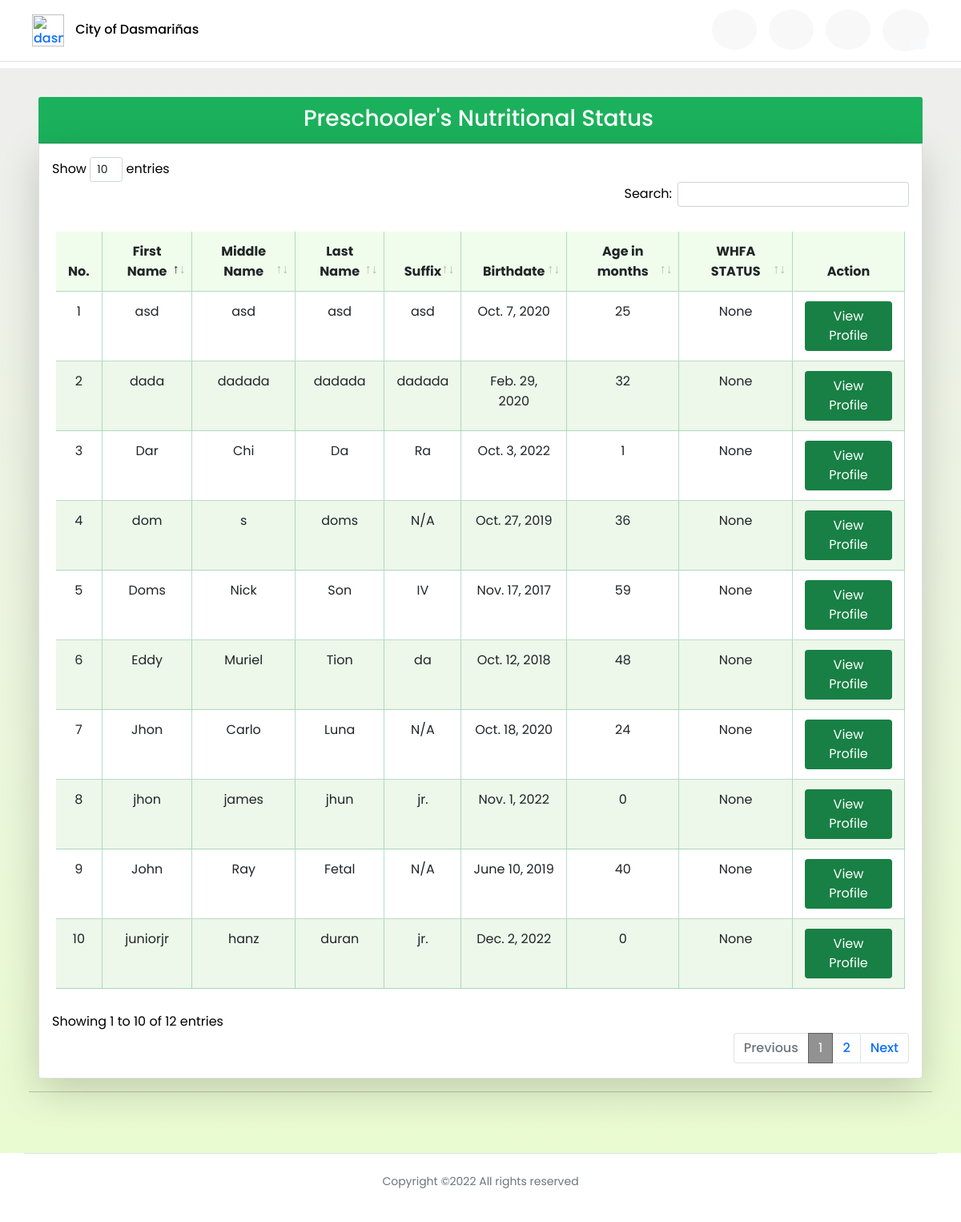
The app's page /preschooler_dashboard with its own data.
### profilingApp/models.py (models this page shows, shortened)
class Preschooler(Model):
    GENDER = [('Male', 'Male'),
              ('Female', 'Female'),]
    parent = models.ForeignKey(Parent, on_delete=CASCADE)
    first_name = models.CharField(max_length=100)
    last_name = models.CharField(max_length=100)
    middle_name = models.CharField(max_length=100)
    suffix_name = models.CharField(max_length=100, null=True, blank=True)
    birthday = models.DateField(null=True, blank=True)
    height = models.FloatField(null=True, validators=[MinValueValidator(45.0), MaxValueValidator(120.0)])
    weight = models.FloatField(null=True, validators=[MinValueValidator(1.0), MaxValueValidator(28.0)])
    gender = models.CharField(max_length=100, choices=GENDER, null=True)
    date_measured = models.DateField(null=True, blank=True)
    health_problem = models.CharField(max_length=500, null=True)
    history= HistoricalRecords()
    def age_months(self):
        today = date.today()
        date_diff = today - self.birthday
        in_days = date_diff.days
        return int((in_days) / (365 / 12))
    def whfa(self):
        calculator = Calculator(adjust_height_data=False, adjust_weight_scores=False,
                       include_cdc=False, logger_name='pygrowup',
                       log_level='INFO')
        try:
            today = date.today()
            date_diff = today - self.birthday
            in_days = date_diff.days
            age_months = int((in_days) / (365 / 12))
            return float(calculator.wfl(self.weight, age_months, helpers.get_good_sex(str(self.gender)), self.height))
        except:
            pass

### profilingApp/views.py (the view)
# urls.py: path('preschooler_dashboard', views.preschooler_dashboard, name='preschooler_dashboard'),
def preschooler_dashboard(request):
    preschooler = Preschooler.objects.all()
    context = {'preschoolers': preschooler}
    return render(request, 'activities/BHW Preschooler Dashboard.html', context)

### profilingApp/templates/activities/BHW Preschooler Dashboard.html (shortened to what this page needs)
{% extends 'activities/BHW Home.html' %}
{% load static %}
{% block dashboard %}
<header>
    <div class="site-header">
    <nav class="navbar fixed-top index__navbar scrolled border-bottom"
    style=" padding-left:3%; padding-right:3%;">
        <div class="flex-fill p-1 py-1">
            <div class="d-flex align-items-center justify-content-between">
                <div>
                    <a href="#" class="name" style="text-decoration: none;">
                        <img class="navbar-icon" src="{% static '/Media/avatar.png' %}" alt="dasma-logo">
                        <span id="hidetitle" class="brand__name" style="color:rgb(3, 3, 3); margin-left:10px;">City of Dasmariñas</span>
                    </a>
                </div>
                <div id="navLinks">
                    <ul class="nav text-small">
                        <li>
                            <a href="{% url 'bhw_home' %}" class="nav-link" data-toggle="tooltip" data-bs-placement="bottom" data-bs-offset="0,7"
                            title="Barangay Health Worker Home">
                            <i class="fa fa-fw fa-home" style="font-size: 24px;"></i>
                            </a>
                        </li>
                        <li>
                            <a href="{% url 'preschooler_dashboard' %}" class="nav-link" style="color:rgb(27, 177, 92) !important;" data-toggle="tooltip" data-bs-placement="bottom" data-bs-offset="0,7"
                            title="Preschooler Profile">
                            <i class="fa fa-fw fa-id-card " style="font-size: 24px;"></i>
                            </a>
                        </li>
                        <li>
                            <a href="{% url 'immunization_schedule' %}" class="nav-link" data-toggle="tooltip" data-bs-placement="bottom" data-bs-offset="0,7"
                            title="Immunization Schedule" >
                            <i class="fa fa-fw fa-calendar-alt" style="font-size: 24px;"></i>
                            </a>
                        </li>
                        <li>
                            <a class="btn nav-link" id="dropdownUser1" data-bs-toggle="dropdown" data-toggle="tooltip" data-bs-placement="bottom" data-bs-offset="0,7"
                            title="User Settings" aria-expanded="false">
                                <i class="fa fa-fw fa-user-cog bi" style="font-size: 24px;"></i>
                                <span class="position-absolute top-100 start-75 translate-middle badge rounded-pill text-dark" style="border-radius: 50%;">
                                    <i class="fa fa-lg fa-fw fa-caret-down bg-light" style="border-radius: 25%; margin-bottom: 15px;"></i>
                                </span></a>
                        </li>
                    </ul>
                </div>
            </div>
        </div>
    </nav>
    </div>
</header>
<div id="grid" class="container-fluid" style="margin-top:85px;">
<div class="container text-black">
    <div class="row">
        <div class="col">
            <div class="card-header">
                <h3>Preschooler's Nutritional Status</h3>
            </div>
            <div class="card shadow-lg p-3 bg-white rounded">
                <div class="table-responsive">
                    <table class="table table-hover table-cell-border" id="preschooler_bmi">
                        <thead>
                            <tr style="text-align: center;">
                                <th scope="col">No.</th>
                                <th scope="col">First Name</th>
                                <th scope="col">Middle Name</th>
                                <th scope="col">Last Name</th>
                                <th scope="col">Suffix</th>
                                <th scope="col">Birthdate</th>
                                <th scope="col">Age in months</th>
                                <th scope="col">WHFA STATUS</th>
                                <th scope="col" class="nosort text-center">Action</th>
                            </tr>
                        </thead>
                        <tbody>
                            {% for preschooler in preschoolers %}
                            <tr style="text-align: center;">
                                <td></td>
                                <td>{{ preschooler.first_name }}</td>
                                <td>{{ preschooler.middle_name }}</td>
                                <td>{{ preschooler.last_name }}</td>
                                {% if preschooler.suffix_name is None %}
                                    <td>N/A</td>
                                {% elif preschooler.suffix_name == '' %}
                                    <td>N/A</td>
                                {% else %}
                                    <td>{{ preschooler.suffix_name }}</td>
                                {% endif %}
                                <td>{{ preschooler.birthday }}</td>
                                <td>{{ preschooler.age_months }}</td>
                                <td>{{ preschooler.whfa }}</td>
                                <td style="text-align: center;">
                                    <div>
                                        <a href="{% url 'preschooler_profile' preschooler.id %}"><button type="button" style="background-color: #188045; color: white;" class="btn">View Profile</button></a>
                                    </div>
                                </td>
                            </tr>
                            {% endfor %}
                        </tbody>
                    </table>
                </div>
            </div>
        </div>
    </div>
</div>
    <hr>
    <br>
</div>
{% endblock %}

### profilingApp/static/CSS/styles.css (style rules this page uses)
.fixed-top { position: sticky; top: 0; right: 0; left: 0; z-index: 1030; max-height: 85px; background-color: white; border-bottom: 3px; }
.navbar-icon { width: 40px; max-width: 40px; }
img { vertical-align: middle; border-style: none; }
* { margin: 0; padding: 0; box-sizing: border-box; font-family: 'Poppins', sans-serif; }
li, a, button { font-family: 'Poppins', sans-serif; font-weight: 500; font-size: 16px; color:#188045; text-decoration: none; }
li { list-style: none; display: list-item; text-align: -webkit-match-parent; }
a { text-decoration: none; }
table { padding: 25px 5px 10px 5px; }
thead { border-color: rgba(23, 128, 69, 0.514)!important; background-color: #f0fdec; text-align: left !important; }
th, td { border-right: 1px solid !important; padding: 12px 15px !important; border-color: rgba(23, 128, 69, 0.288)!important; }
tbody tr:nth-of-type(even) { background-color: #edf7ea; }
#navLinks li a { color:rgba(0, 19, 0, 0.87); padding: 13 13 13 13; background-color: #ebebeb60; border-radius: 50%; margin-left: 15px; position: relative; }
#grid,#footer,#header { transition: 0.5s ease-in-out; }
#grid { background-image: linear-gradient(to top, rgba(230, 250, 202, 0.884),rgba(228, 228, 227, 0.624)); position: relative; padding: 3%; width: 100%; margin-top: 85px; min-height: 800px; }
.card-header { font-size: 13px; font-family: 'Poppins', sans-serif;; background-color:rgb(27, 177, 92) !important; color:white; padding: 10px 15px 5px 10px !important; text-align: center; }
html { width: 100%; height: 100%; }
body { color: rgba(0, 0, 0, 0.6); font-family: 'Poppins', sans-serif; font-size: 14px; line-height: 1.6em; -webkit-font-smoothing: antialiased; -moz-osx-font-smoothing: grayscale; }
::placeholder { color:rgba(255, 255, 255, 0.253); }
.row { display: -webkit-box; display: -ms-flexbox; display: flex; -ms-flex-wrap: wrap; flex-wrap: wrap; margin-right: 15px; margin-left: 15px; }
.col-6, .col-7, .col-12, .col, .col-sm-3, .col-sm-6, .col-md-3, .col-md-4, .col-md-5, .col-md-6, .col-md-8, .col-md-9, .col-md-10, .col-md-12, .col-lg-3, .col-lg-4, .col-lg-5, .col-lg-6, .col-lg-7, .col-lg-8, .col-lg-10, .col-lg-12, .col-xl-2 { position: relative; width: 100%; padding-right: 15px; padding-left: 15px; }
.text-center { text-align: center !important; }
html { font-family: sans-serif; line-height: 1.15; -webkit-text-size-adjust: 100%; -webkit-tap-highlight-color: rgba(0, 0, 0, 0); }

### records on screen
Preschooler: first_name "Eddy", middle_name "Muriel", last_name "Tion", suffix_name "da", birthday "Oct. 12, 2018", age_months "48", whfa "None"
Preschooler: first_name "Doms", middle_name "Nick", last_name "Son", suffix_name "IV", birthday "Nov. 17, 2017", age_months "59", whfa "None"
Preschooler: first_name "Dar", middle_name "Chi", last_name "Da", suffix_name "Ra", birthday "Oct. 3, 2022", age_months "1", whfa "None"
Preschooler: first_name "asd", middle_name "asd", last_name "asd", suffix_name "asd", birthday "Oct. 7, 2020", age_months "25", whfa "None"
Preschooler: first_name "dom", middle_name "s", last_name "doms", shows "N/A", birthday "Oct. 27, 2019", age_months "36", whfa "None"
Preschooler: first_name "John", middle_name "Ray", last_name "Fetal", shows "N/A", birthday "June 10, 2019", age_months "40", whfa "None"
Preschooler: first_name "Jhon", middle_name "Carlo", last_name "Luna", shows "N/A", birthday "Oct. 18, 2020", age_months "24", whfa "None"
Preschooler: first_name "jhon", middle_name "james", last_name "jhun", suffix_name "jr.", birthday "Nov. 1, 2022", age_months "0", whfa "None"
Preschooler: first_name "juniorjr", middle_name "hanz", last_name "duran", suffix_name "jr.", birthday "Dec. 2, 2022", age_months "0", whfa "None"
Preschooler: first_name "dada", middle_name "dadada", last_name "dadada", suffix_name "dadada", birthday "Feb. 29, 2020", age_months "32", whfa "None"
